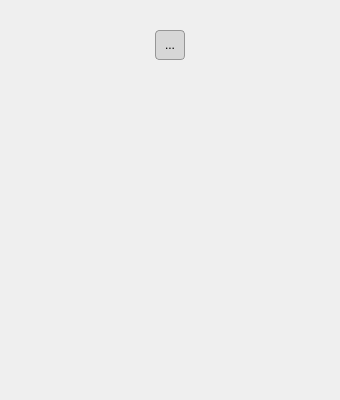
<?xml version="1.0" encoding="UTF-8"?>
<ui version="4.0">
 <class>Field</class>
 <widget class="QWidget" name="Field">
  <property name="geometry">
   <rect>
    <x>0</x>
    <y>0</y>
    <width>340</width>
    <height>400</height>
   </rect>
  </property>
  <property name="sizePolicy">
   <sizepolicy hsizetype="Fixed" vsizetype="Fixed">
    <horstretch>0</horstretch>
    <verstretch>0</verstretch>
   </sizepolicy>
  </property>
  <property name="minimumSize">
   <size>
    <width>340</width>
    <height>400</height>
   </size>
  </property>
  <property name="maximumSize">
   <size>
    <width>2000</width>
    <height>1000</height>
   </size>
  </property>
  <property name="windowTitle">
   <string>简单</string>
  </property>
  <property name="windowIcon">
   <iconset resource="Image/res.qrc">
    <normaloff>:/SaoLei/window_black.png</normaloff>:/SaoLei/window_black.png</iconset>
  </property>
  <layout class="QVBoxLayout" name="verticalLayout">
   <property name="spacing">
    <number>0</number>
   </property>
   <property name="leftMargin">
    <number>0</number>
   </property>
   <property name="topMargin">
    <number>0</number>
   </property>
   <property name="rightMargin">
    <number>0</number>
   </property>
   <property name="bottomMargin">
    <number>0</number>
   </property>
   <item>
    <spacer name="verticalSpacer">
     <property name="orientation">
      <enum>Qt::Vertical</enum>
     </property>
     <property name="sizeType">
      <enum>QSizePolicy::Fixed</enum>
     </property>
     <property name="sizeHint" stdset="0">
      <size>
       <width>20</width>
       <height>30</height>
      </size>
     </property>
    </spacer>
   </item>
   <item>
    <widget class="QWidget" name="widget_3" native="true">
     <property name="sizePolicy">
      <sizepolicy hsizetype="Preferred" vsizetype="Fixed">
       <horstretch>0</horstretch>
       <verstretch>0</verstretch>
      </sizepolicy>
     </property>
     <layout class="QHBoxLayout" name="horizontalLayout_2">
      <property name="spacing">
       <number>0</number>
      </property>
      <property name="leftMargin">
       <number>0</number>
      </property>
      <property name="topMargin">
       <number>0</number>
      </property>
      <property name="rightMargin">
       <number>0</number>
      </property>
      <property name="bottomMargin">
       <number>0</number>
      </property>
      <item>
       <spacer name="horizontalSpacer_3">
        <property name="orientation">
         <enum>Qt::Horizontal</enum>
        </property>
        <property name="sizeHint" stdset="0">
         <size>
          <width>40</width>
          <height>20</height>
         </size>
        </property>
       </spacer>
      </item>
      <item>
       <widget class="QToolButton" name="toolButton">
        <property name="minimumSize">
         <size>
          <width>30</width>
          <height>30</height>
         </size>
        </property>
        <property name="maximumSize">
         <size>
          <width>30</width>
          <height>30</height>
         </size>
        </property>
        <property name="styleSheet">
         <string notr="true">background-color:rgb(215,215,215);
border:1px;border-style:solid;
border-color:rgb(150,150,150);
border-radius:4px;</string>
        </property>
        <property name="text">
         <string>...</string>
        </property>
        <property name="iconSize">
         <size>
          <width>30</width>
          <height>30</height>
         </size>
        </property>
       </widget>
      </item>
      <item>
       <spacer name="horizontalSpacer_4">
        <property name="orientation">
         <enum>Qt::Horizontal</enum>
        </property>
        <property name="sizeHint" stdset="0">
         <size>
          <width>40</width>
          <height>20</height>
         </size>
        </property>
       </spacer>
      </item>
     </layout>
    </widget>
   </item>
   <item>
    <widget class="QWidget" name="widget_2" native="true">
     <layout class="QHBoxLayout" name="horizontalLayout">
      <property name="spacing">
       <number>0</number>
      </property>
      <property name="leftMargin">
       <number>0</number>
      </property>
      <property name="topMargin">
       <number>0</number>
      </property>
      <property name="rightMargin">
       <number>0</number>
      </property>
      <property name="bottomMargin">
       <number>0</number>
      </property>
      <item>
       <spacer name="horizontalSpacer">
        <property name="orientation">
         <enum>Qt::Horizontal</enum>
        </property>
        <property name="sizeType">
         <enum>QSizePolicy::MinimumExpanding</enum>
        </property>
        <property name="sizeHint" stdset="0">
         <size>
          <width>15</width>
          <height>20</height>
         </size>
        </property>
       </spacer>
      </item>
      <item>
       <widget class="QWidget" name="widget" native="true">
        <property name="sizePolicy">
         <sizepolicy hsizetype="Fixed" vsizetype="Fixed">
          <horstretch>0</horstretch>
          <verstretch>0</verstretch>
         </sizepolicy>
        </property>
        <property name="minimumSize">
         <size>
          <width>300</width>
          <height>300</height>
         </size>
        </property>
        <property name="maximumSize">
         <size>
          <width>2000</width>
          <height>1000</height>
         </size>
        </property>
        <layout class="QGridLayout" name="gridLayout"/>
       </widget>
      </item>
      <item>
       <spacer name="horizontalSpacer_2">
        <property name="orientation">
         <enum>Qt::Horizontal</enum>
        </property>
        <property name="sizeType">
         <enum>QSizePolicy::MinimumExpanding</enum>
        </property>
        <property name="sizeHint" stdset="0">
         <size>
          <width>15</width>
          <height>20</height>
         </size>
        </property>
       </spacer>
      </item>
     </layout>
    </widget>
   </item>
   <item>
    <spacer name="verticalSpacer_2">
     <property name="orientation">
      <enum>Qt::Vertical</enum>
     </property>
     <property name="sizeType">
      <enum>QSizePolicy::Fixed</enum>
     </property>
     <property name="sizeHint" stdset="0">
      <size>
       <width>20</width>
       <height>40</height>
      </size>
     </property>
    </spacer>
   </item>
  </layout>
 </widget>
 <resources>
  <include location="Image/res.qrc"/>
 </resources>
 <connections/>
</ui>
